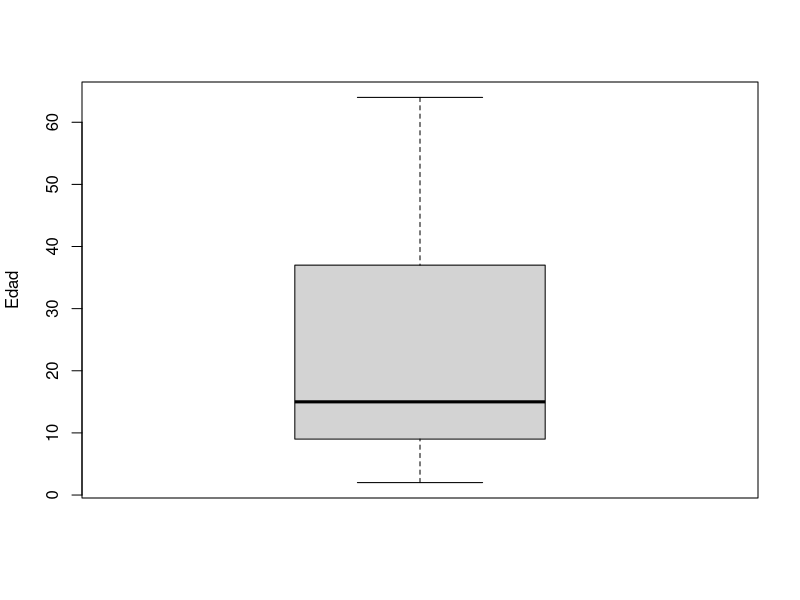
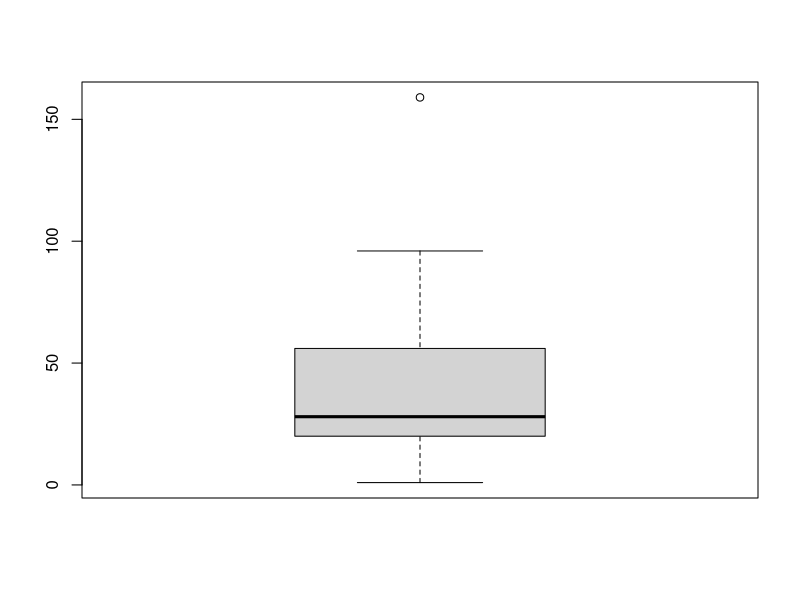

The R script that drew these images, in order:


## Trabajo accidentes Lonomia en Misiones

sexo=c("F"= 8, "M"=23)
chisq.test(sexo, simulate.p.value = T)
chisq.test(sexo, simulate.p.value = T)$residuals
(sexo/sum(sexo))*100

edad<-c(46, 22, 37, 3, 56, 14, 13, 34, 40, 5, 30, 12, 15, 11, 37, 15, 17, 9, 8, 9, 9, 6, 7, 17, 59, 2, 18, 59, 52, 12, 64)
boxplot(edad, ylab= "Edad")
summary(edad)
shapiro.test(edad)
sd(edad)
mean(edad)-sd(edad)

municipios=c("Bernardo de Irigoyen"=2, "Eldorado"=2, "Pozo Azul"=3, "Aristobulo del Valle"=2, 
             "San Pedro"=4, "San Vincente"=8, "San Antonio"=5, "25 de Mayo"=1, "Campo Ramón"=1, 
             "Colonia Aurora"=1, "El Soberbio"=2)
chisq.test(municipios, simulate.p.value = T)
chisq.test(municipios, simulate.p.value = T)$residuals


departamento=c("Gral Belgrano"=8, "Eldorado"= 2, "San Pedro"= 7, "Cainguas"= 2, "Guarani"= 9, "25 de Mayo"= 2, "Obera"=1)
chisq.test(departamento, simulate.p.value = T)
chisq.test(departamento, simulate.p.value = T)$residuals
sum(departamento)

ano=c("2014"= 7, "2015"= 12, "2016"= 6, "2017"=5, "2018"=1)
chisq.test(ano, simulate.p.value = T)
chisq.test(ano, simulate.p.value = T)$residuals
sum(ano)

mes=c("ene"= 6, "feb"=0, "mar"=0, "abr"=5, "may"=5, "jun"=0,
      "jul"=0, "ago"=0, "sep"=0, "oct"=0, "nov"=4, "dic"= 11)
chisq.test(mes, simulate.p.value = T)
chisq.test(mes, simulate.p.value = T)$residuals
sum(mes)

trime<-c(11, 5, 15)
chisq.test(trime)

tempo_atendimento=c("<1h"=3, "1-3h"= 1, "3-6h"= 1, "6-12h"=1, "12-24h"=3, ">24h"=22)
chisq.test(tempo_atendimento, simulate.p.value = T)
chisq.test(tempo_atendimento, simulate.p.value = T)$residuals
round((tempo_atendimento/(sum(tempo_atendimento))*100),2)

tempo_atend<-c(72, 0.96, 56, 24, 36, 24, 12, 48, 51, 3, 72, 12, 96, 24, 16, 24, 28, 72, 30, 10, 96, 159, 2, 24, 56, 28, 32, 28)
boxplot(tempo_atend)
summary(tempo_atend)
sd(tempo_atend)
shapiro.test(tempo_atend)

lugar=c("campo"=13 , "selva"=3 , "domicilio"=15 )
round(((lugar/sum(lugar))*100),2)
chisq.test(lugar, simulate.p.value = T)
chisq.test(lugar, simulate.p.value = T)$residuals

umbicación_picada=c("SD"=2, "multiples"= 1, "MMSS"= 20, "MMII"= 8)
round((umbicación_picada/sum(umbicación_picada))*100,2)
chisq.test(umbicación_picada, simulate.p.value = T)
chisq.test(umbicación_picada, simulate.p.value = T)$residuals

hemorragia=c("no"= 7, "sí"= 24)
chisq.test(hemorragia, simulate.p.value = T)
chisq.test(hemorragia, simulate.p.value = T)$residuals

classif<-c("leve"= 1, "moderado"= 28, "grave"= 2)
classif/sum(classif)*100
chisq.test(classif, simulate.p.value = T)
chisq.test(classif, simulate.p.value = T)$residuals

trat<-c("no"= 1, "5 ampollas"= 27, "8 ampollas"= 3)
chisq.test(trat, simulate.p.value = T)
chisq.test(trat, simulate.p.value = T)$residuals

ejemplar<-c("no"= 16, "foto"= 2, "traido"= 11, "capturado"= 2)
chisq.test(ejemplar, simulate.p.value = T)
chisq.test(ejemplar, simulate.p.value = T)$residuals


class_final<-c("descartado"= 8, "sospechoso"= 16, "confirmado"= 15)
round(((class_final/(sum(class_final)))*100),2)
chisq.test(class_final, simulate.p.value = T)

sintomas<-c(17, 6,	4,	2,	1,	1)
chisq.test(sintomas, simulate.p.value = T)
chisq.test(sintomas, simulate.p.value = T)$residuals
